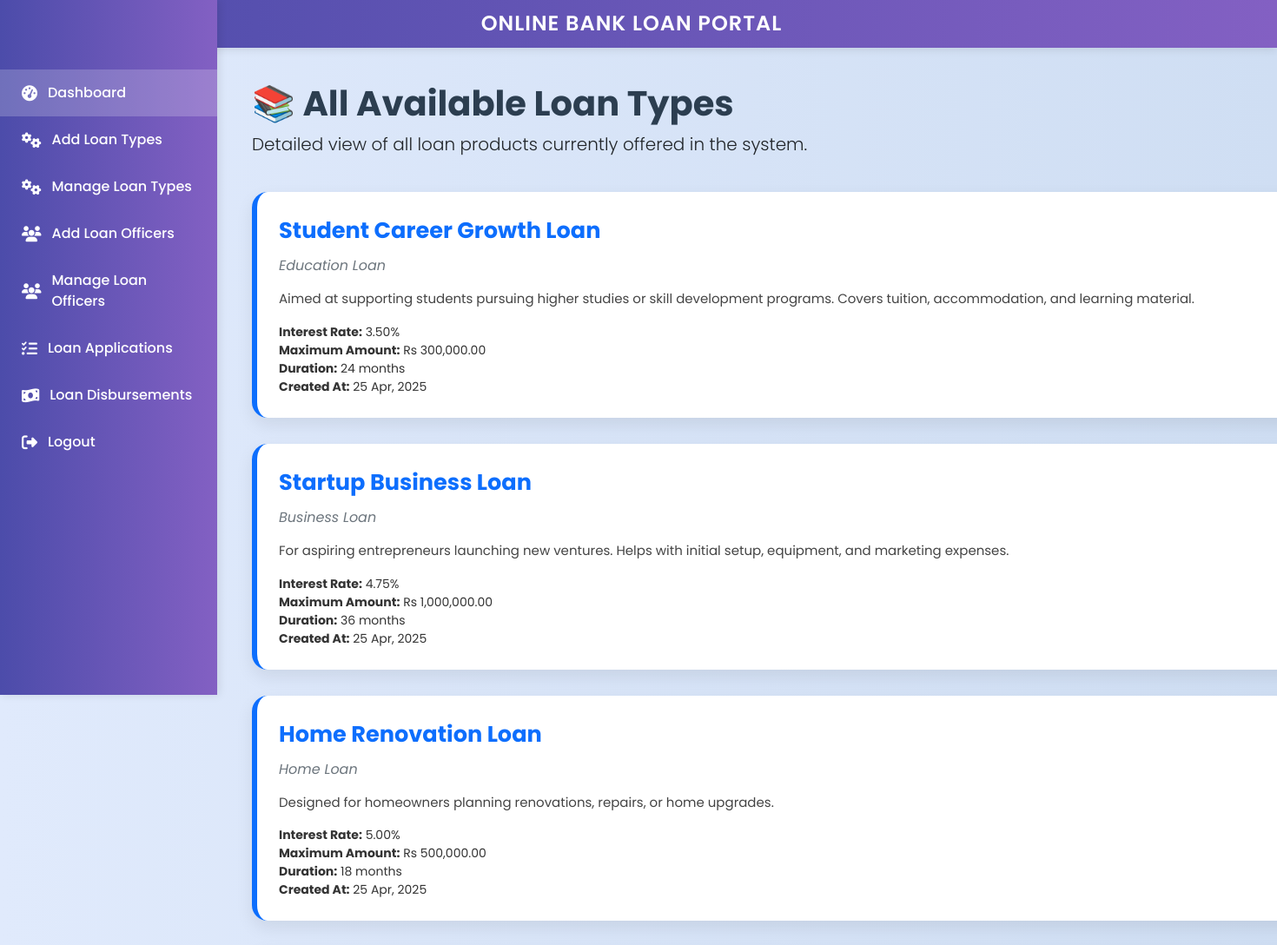
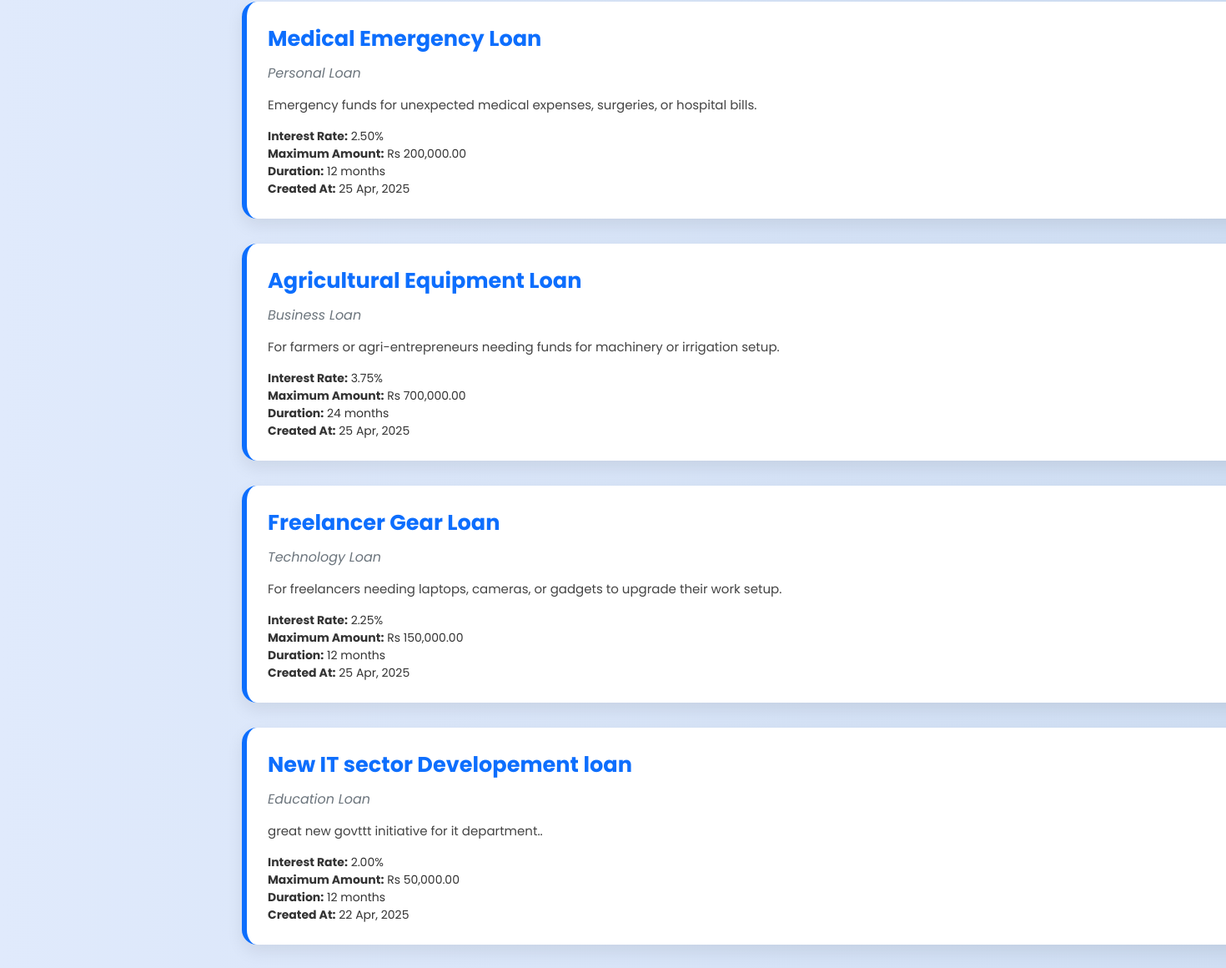
The page /admin/view-loan-types.php (signed in) on the database its author committed (2 pictures, top to bottom).
### tables this page shows
CREATE TABLE `loan_types` (
  `id` int(11) NOT NULL,
  `name` varchar(100) NOT NULL,
  `loan_category` varchar(100) NOT NULL,
  `description` text DEFAULT NULL,
  `min_amount` decimal(10,2) NOT NULL,
  `max_amount` decimal(10,2) NOT NULL,
  `interest_rate` decimal(5,2) NOT NULL,
  `term_months` int(11) NOT NULL,
  `eligibility` text DEFAULT NULL,
  `created_at` timestamp NOT NULL DEFAULT current_timestamp()
);

### admin/view-loan-types.php (the view, shortened to what this page needs)
<?php
include '../dbconnection.php';
$loanTypes = $conn->query("SELECT * FROM loan_types ORDER BY created_at DESC")->fetchAll(PDO::FETCH_ASSOC);
?>
<!DOCTYPE html>
<html lang="en">
<head>
  <link href="https://cdn.jsdelivr.net/npm/bootstrap@5.3.0/dist/css/bootstrap.min.css" rel="stylesheet">
  <link rel="stylesheet" href="https://cdnjs.cloudflare.com/ajax/libs/font-awesome/6.5.0/css/all.min.css" />
</head>
<body>
  <?php include 'sidebar.php'; ?>
  <div class="container">
    <div class="title-section">
      <h1>📚 All Available Loan Types</h1>
      <p class="lead">Detailed view of all loan products currently offered in the system.</p>
    </div>
    <?php foreach ($loanTypes as $loan): ?>
      <div class="loan-card">
        <div class="loan-title"><?= htmlspecialchars($loan['name']) ?></div>
        <div class="loan-category"><?= htmlspecialchars($loan['loan_category']) ?></div>
        <div class="loan-details"><?= nl2br(htmlspecialchars($loan['description'])) ?></div>
        <div class="loan-info mt-3">
          <strong>Interest Rate:</strong> <?= $loan['interest_rate'] ?>%<br>
          <strong>Maximum Amount:</strong> Rs <?= number_format($loan['max_amount'], 2) ?><br>
          <strong>Duration:</strong> <?= $loan['term_months'] ?> months<br>
          <strong>Created At:</strong> <?= date("d M, Y", strtotime($loan['created_at'])) ?>
        </div>
      </div>
    <?php endforeach; ?>
  </div>
</body>
</html>

### admin/view-loan-types.php (style rules this page uses)
body { background: linear-gradient(to right, #e0eafc, #cfdef3); font-family: 'Segoe UI', sans-serif; }
.container { max-width: 1400px; margin-left: 260px; padding: 40px 30px; }
.title-section { margin-bottom: 40px; }
.title-section h1 { font-weight: bold; color: #2c3e50; }
.loan-card { background-color: #fff; border-radius: 18px; box-shadow: 0 8px 20px rgba(0,0,0,0.08); padding: 25px; margin-bottom: 30px; border-left: 6px solid #0d6efd; transition: all 0.3s ease; }
.loan-title { font-size: 1.6rem; font-weight: bold; color: #0d6efd; margin-bottom: 10px; }
.loan-category { font-size: 1rem; color: #6c757d; font-style: italic; }
.loan-details { margin-top: 15px; font-size: 15px; color: #444; }
.loan-info { margin-top: 15px; font-size: 14px; color: #333; }

### admin/sidebar.php (style rules this page uses)
body { font-family: 'Poppins', sans-serif; }

### rows shown on the page
loan_types: name "Student Career Growth Loan", loan_category "Education Loan", description "Aimed at supporting students pursuing higher studies or skill development programs. Covers tuition, accommodation, and learning material.", interest_rate "3.50", max_amount "300,000.00", term_months "24", created_at "25 Apr, 2025"
loan_types: name "Startup Business Loan", loan_category "Business Loan", description "For aspiring entrepreneurs launching new ventures. Helps with initial setup, equipment, and marketing expenses.", interest_rate "4.75", max_amount "1,000,000.00", term_months "36", created_at "25 Apr, 2025"
loan_types: name "Home Renovation Loan", loan_category "Home Loan", description "Designed for homeowners planning renovations, repairs, or home upgrades.", interest_rate "5.00", max_amount "500,000.00", term_months "18", created_at "25 Apr, 2025"
loan_types: name "Medical Emergency Loan", loan_category "Personal Loan", description "Emergency funds for unexpected medical expenses, surgeries, or hospital bills.", interest_rate "2.50", max_amount "200,000.00", term_months "12", created_at "25 Apr, 2025"
loan_types: name "Agricultural Equipment Loan", loan_category "Business Loan", description "For farmers or agri-entrepreneurs needing funds for machinery or irrigation setup.", interest_rate "3.75", max_amount "700,000.00", term_months "24", created_at "25 Apr, 2025"
loan_types: name "Freelancer Gear Loan", loan_category "Technology Loan", description "For freelancers needing laptops, cameras, or gadgets to upgrade their work setup.", interest_rate "2.25", max_amount "150,000.00", term_months "12", created_at "25 Apr, 2025"
loan_types: name "New IT sector Developement loan", loan_category "Education Loan", description "great new govttt initiative for it department..", interest_rate "2.00", max_amount "50,000.00", term_months "12", created_at "22 Apr, 2025"
